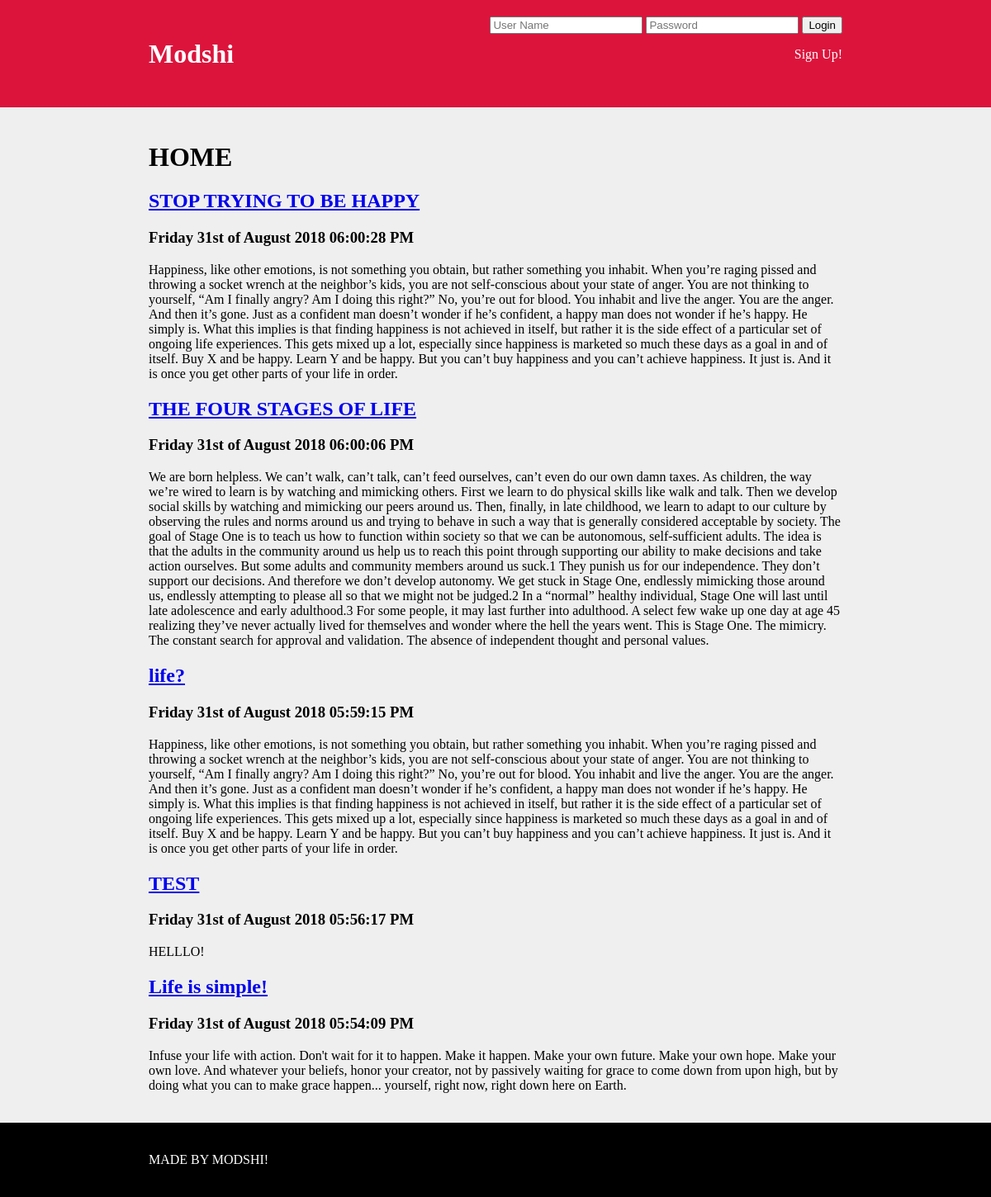
The page / on the database its author committed.
### tables this page shows
CREATE TABLE `posts` (
  `id` int(11) unsigned NOT NULL AUTO_INCREMENT,
  `post_title` varchar(255) NOT NULL DEFAULT '',
  `content` longtext NOT NULL,
  `date` varchar(255) NOT NULL DEFAULT '',
  PRIMARY KEY (`id`)
);

### index.php (the view, shortened to what this page needs)
<?php
include_once 'theme/header.php';
include_once 'include/db.inc.php';
?>
<h1>HOME</h1>
<?php
$sql = 'SELECT * FROM posts ORDER BY id DESC';
$result = mysqli_query($connectDB, $sql);
$posts  = "";
if (mysqli_num_rows($result) > 0) {
    while ($row = mysqli_fetch_assoc($result)) {
        $id = $row['id'];
        $title = $row['post_title'];
        $content = $row['content'];
        $date = $row['date'];
        $posts .= "<div><h2><a href='view-post.php?pid=$id'>$title</a></h2><h3>$date</h3><p>$content</p></div>";
    }
    echo $posts;
} else {
    echo "no POSTS!";
}
?>
<?php include_once 'theme/footer.php';?>

### theme/header.php (shortened to what this page needs)
<html>
    <head>
        <link rel="stylesheet" type="text/css" href="../theme/style.css" media="screen" />
    </head>
    <body>
    <header>
        <nav class="main-header">
            <div class="wrap">
                <h1 class="title"><a href="index.php">Modshi</a></h1>
                    <?php
                    if (isset($_SESSION['user_id'])) {
                        include_once "theme/logout.php";
                    } else {
                        include_once "theme/login.php";
                    }
                    ?>
            </div>
        </nav>
    </header>
    <main>
        <div class="wrap">

### theme/login.php (shortened to what this page needs)
<div class="user-control">
 <form method="post" action="include/login.inc.php">
        <input type="text" name="username" placeholder="User Name">
        <input type="password" name="pwd" placeholder="Password">
        <button type="submit" name="login">Login</button>
    </form>
    <span><a href="signup.php">Sign Up!</a></span>
</div>

### theme/footer.php
</div>
</main>
<footer class="main-footer">
    <div class="wrap">
        <p>MADE BY MODSHI!</p>
    </div>
</footer>
</body>
</html>

### theme/style.css (style rules this page uses)
body { background-color: #efefef; margin: 0; }
h1 { font-size: 32px; }
.main-header { top: 0; min-height: 100px; background-color: crimson; overflow: hidden; }
.main-header a { color: #FFFFFF; text-decoration: none; transition: 1.8s; }
.wrap { width: 70%; margin: 0 auto; padding: 20px 0; overflow: hidden; }
.title { float: left; }
.user-control { float: right; }
.user-control span { float: right; }
.main-footer { background-color: #000000; color: #FFFFFF; }

### rows shown on the page
posts: post_title "STOP TRYING TO BE HAPPY", date "Friday 31st of August 2018 06:00:28 PM", content "Happiness, like other emotions, is not something you obtain, but rather something you inhabit. When you’re raging pissed and throwing a socket wrench at the neighbor’s kids, you are not self-conscious about your state of anger. You are not thinking to yourself, “Am I finally angry? Am I doing this right?” No, you’re out for blood. You inhabit and live the anger. You are the anger. And then it’s gone. Just as a confident man doesn’t wonder if he’s confident, a happy man does not wonder if he’s happy. He simply is. What this implies is that finding happiness is not achieved in itself, but rather it is the side effect of a particular set of ongoing life experiences. This gets mixed up a lot,…"
posts: post_title "THE FOUR STAGES OF LIFE", date "Friday 31st of August 2018 06:00:06 PM", content "We are born helpless. We can’t walk, can’t talk, can’t feed ourselves, can’t even do our own damn taxes. As children, the way we’re wired to learn is by watching and mimicking others. First we learn to do physical skills like walk and talk. Then we develop social skills by watching and mimicking our peers around us. Then, finally, in late childhood, we learn to adapt to our culture by observing the rules and norms around us and trying to behave in such a way that is generally considered acceptable by society. The goal of Stage One is to teach us how to function within society so that we can be autonomous, self-sufficient adults. The idea is that the adults in the community around us help us…"
posts: post_title "life?", date "Friday 31st of August 2018 05:59:15 PM", content "Happiness, like other emotions, is not something you obtain, but rather something you inhabit. When you’re raging pissed and throwing a socket wrench at the neighbor’s kids, you are not self-conscious about your state of anger. You are not thinking to yourself, “Am I finally angry? Am I doing this right?” No, you’re out for blood. You inhabit and live the anger. You are the anger. And then it’s gone. Just as a confident man doesn’t wonder if he’s confident, a happy man does not wonder if he’s happy. He simply is. What this implies is that finding happiness is not achieved in itself, but rather it is the side effect of a particular set of ongoing life experiences. This gets mixed up a lot,…"
posts: post_title "TEST", date "Friday 31st of August 2018 05:56:17 PM", content "HELLLO!"
posts: post_title "Life is simple!", date "Friday 31st of August 2018 05:54:09 PM", content "Infuse your life with action. Don't wait for it to happen. Make it happen. Make your own future. Make your own hope. Make your own love. And whatever your beliefs, honor your creator, not by passively waiting for grace to come down from upon high, but by doing what you can to make grace happen... yourself, right now, right down here on Earth."
